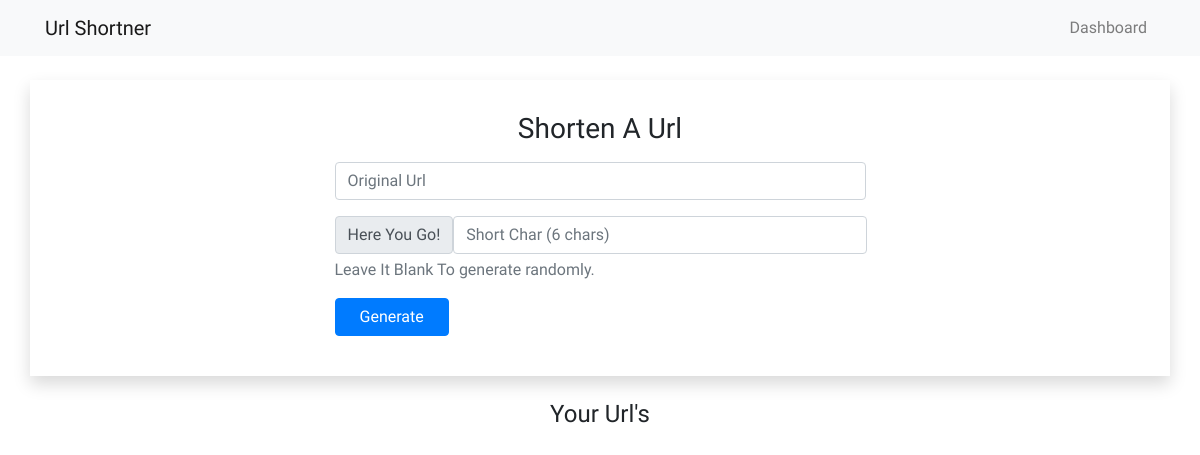
The app's page /, older data.
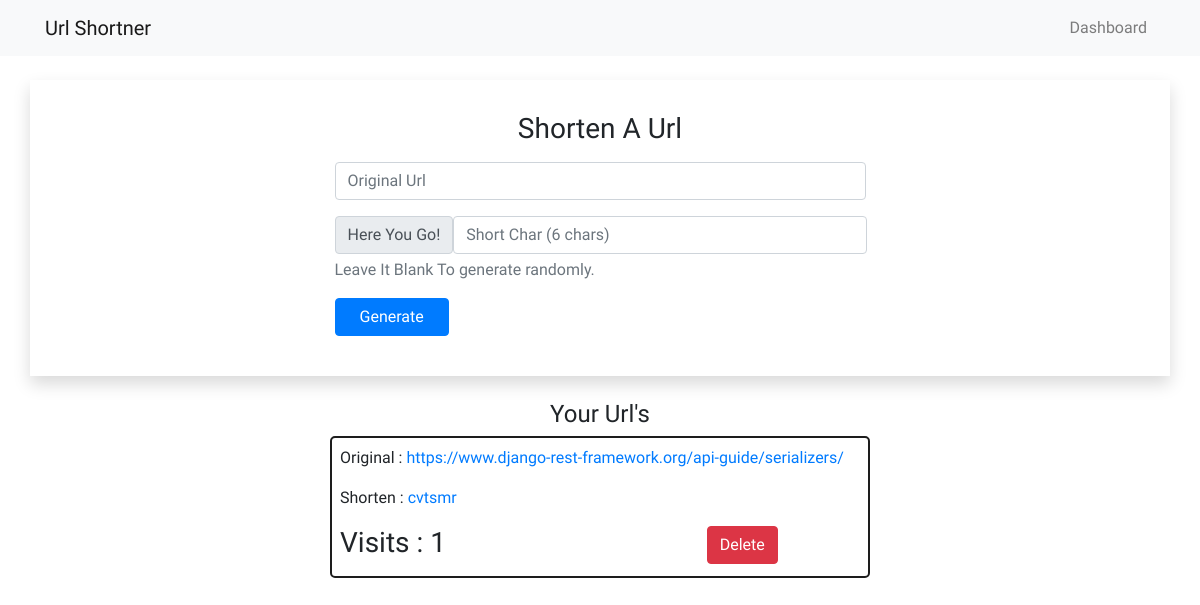
The same page, newer data.
### shortner/models.py (models this page shows)
class shorturl(models.Model):
    original_url = models.URLField(blank=False)
    short_query = models.CharField(blank=False, max_length=20)
    visits = models.IntegerField(default=0)

### shortner/views.py (the view)
# urls.py: path('', dashboard, name="dashboard"),
def dashboard(request):
    urls = shorturl.objects.all()
    return render(request, 'dashboard.html', {'urls': urls})

### templates/dashboard.html (shortened to what this page needs)
{% extends 'nav.html' %}
{% block content %}
<div class="container shadow p-4">
    <div class="row">
        <div class="col-12 text-center py-2">
            <h3>Shorten A Url</h3>
        </div>
        <div class="col-10 col-sm-10 col-md-6 mx-auto">
            <form action="{% url 'generate' %}" method="POST">
                <div class="form-group">
                    <input type="url" name="original" class="form-control" placeholder="Original Url">
                </div>
                <div class="form-group">
                    <div class="input-group-prepend">
                        <div class="input-group-text">Here You Go!</div>
                        <input type="text" name="short" class="form-control" placeholder="Short Char (6 chars)"
                            maxlength="6" id="short">
                    </div>
                    <p id="shorthelp" class="form-text text-muted">Leave It Blank To generate randomly.</p>
                </div>
                <div class="form-group">
                    <input type="submit" class="btn btn-primary px-4" value="Generate">
                </div>
            </form>
        </div>
    </div>
</div>
<div class="container my-4">
    <div class="row">
        <div class="col-12 text-center">
            <h4>Your Url's</h4>
        </div>
    </div>
    <div class="row justify-content-between">
        {% for u in urls %}
        <div class="col-10 col-sm-10 col-md-6 mb-2 mx-auto">
            <div style="overflow: hidden;" class="customcontainer p-2">
                <p style="text-overflow: ellipsis;">Original : <a href="{{ u.original_url }}" target="_blank"
                        class="card-link">{{ u.original_url }}</a>
                </p>
                <p>Shorten : <a href="{{ u.short_query }}" target="_blank"
                        class="card-link">{{ u.short_query }}</a></p>
                <div class="row justify-content-between">
                    <div class="col-6 col-sm-6 ">
                        <h3>Visits : {{ u.visits }} </h3>
                    </div>
                    <div class="col-4">
                        <form action="{% url 'deleteurl' %}" method="post">
                            <input type="submit" class="btn btn-danger" value="Delete">
                        </form>
                    </div>
                </div>
            </div>
        </div>
        {% endfor %}
    </div>
</div>
</body>
</html>
{% endblock %}

### templates/nav.html (shortened to what this page needs)
<!DOCTYPE html>
<html lang="en">
<head>
  <link rel="stylesheet" href="https://stackpath.bootstrapcdn.com/bootstrap/4.5.0/css/bootstrap.min.css"
>
</head>
<body>
  <nav class="navbar navbar-expand-lg navbar-light bg-light">
    <div class="container">
      <a class="navbar-brand" href="#">Url Shortner</a>
      <div class="collapse navbar-collapse" id="navbarNavDropdown">
        <ul class="navbar-nav ml-auto">
          <li class="nav-item">
            <a class="nav-link" href="{% url 'dashboard' %}">Dashboard</a>
          </li>
        </ul>
      </div>
    </div>
  </nav>
  <br>
  {% block content %} {% endblock %}

### templates/nav.html (style rules this page uses)
body { font-family: 'Baloo Thambi 2', cursive; }

### templates/dashboard.html (style rules this page uses)
.customcontainer { min-width: 100%; border: 2px solid #1d1d1d; border-radius: 5px; max-width: 100%; height: 100%; }

Row changes from the older to the newer data that the page shows:
added shorturl: original_url "https://www.django-rest-framework.org/api-guide/serializers/", short_query "cvtsmr", visits "1"
